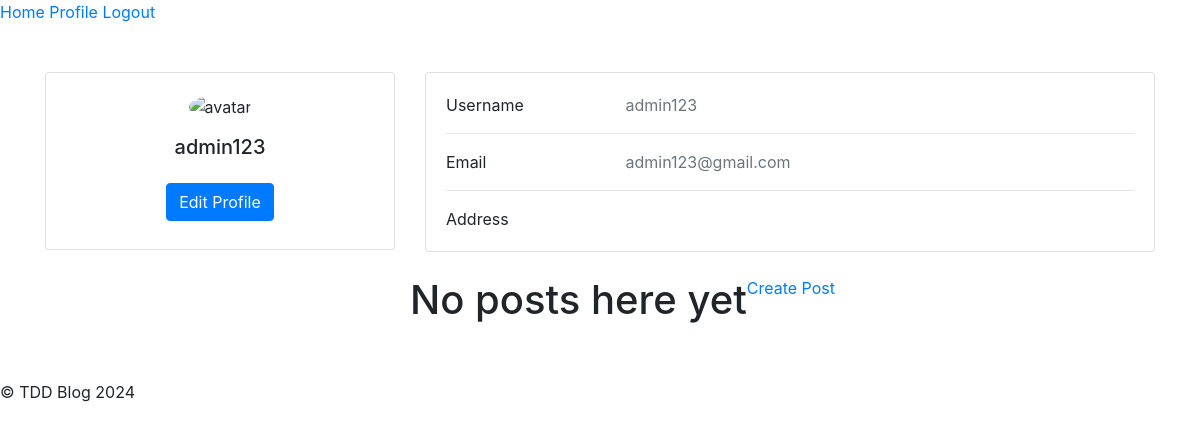
/accounts/current_user_profile/ (signed in), run on an earlier commit of the app's database.
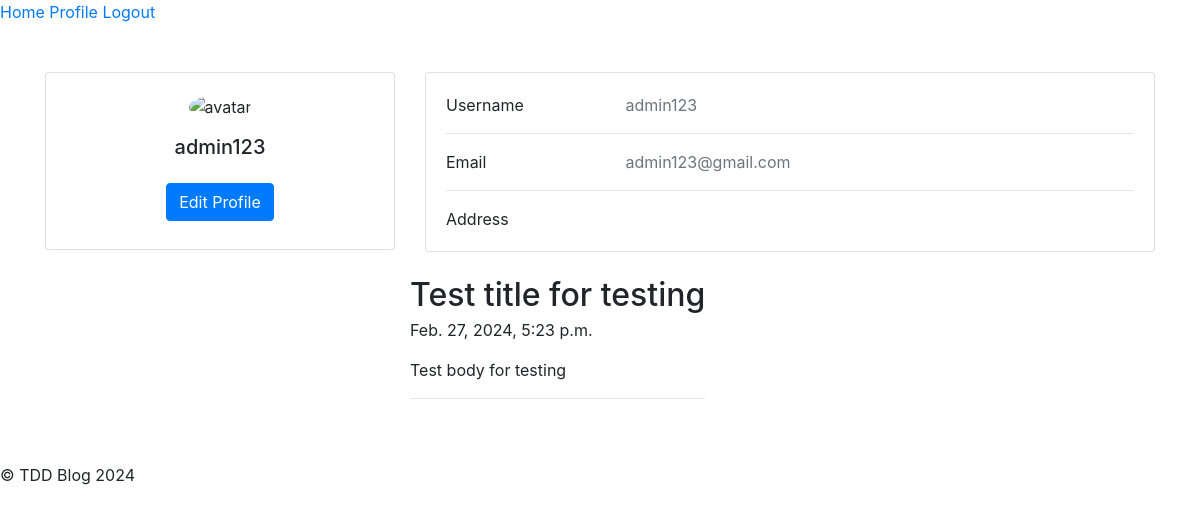
And on a later commit of the database.
### posts/models.py (models this page shows, shortened)
class Post(models.Model):
    title = models.CharField(max_length=50)
    body = models.TextField()
    created_at = models.DateTimeField(auto_now_add=True)
    modified_at = models.DateTimeField(auto_now=True)
    author = models.ForeignKey(User, on_delete=models.CASCADE)

### accounts/views.py (the view)
# urls.py: path('current_user_profile/', views.current_user_profile, name = 'current_user_profile'),
@login_required
def current_user_profile(request):
    user = request.user
    posts = Post.objects.filter(author=user).all()
    context = {
        'user':user,
        'posts':posts,
    }
    return render(request, 'accounts/current_user_profile.html', context)

### templates/accounts/current_user_profile.html (shortened to what this page needs)
{% extends 'base.html' %}
{% block content %}
<section style="background-color: #fff">
    <div class="container py-5">
      <div class="row">
        <div class="col-lg-4">
          <div class="card mb-4">
            <div class="card-body text-center">
              <img
                src="{{user.profile.profile_image}}"
                alt="avatar"
                class="rounded-circle img-fluid"
                style="width: 150px"
              />
              <h5 class="my-3">{{user.username}}</h5>
              <div class="d-flex justify-content-center mb-2">
                <a href="" class="btn btn-primary">Edit Profile</a>
              </div>
            </div>
          </div>
        </div>
        <div class="col-lg-8">
          <div class="card mb-4">
            <div class="card-body">
              <div class="row">
                <div class="col-sm-3">
                  <p class="mb-0">Username</p>
                </div>
                <div class="col-sm-9">
                  <p class="text-muted mb-0">{{user.username}}</p>
                </div>
              </div>
              <hr />
              <div class="row">
                <div class="col-sm-3">
                  <p class="mb-0">Email</p>
                </div>
                <div class="col-sm-9">
                  <p class="text-muted mb-0">{{user.email}}</p>
                </div>
              </div>
              <hr />
              <div class="row">
                <div class="col-sm-3">
                  <p class="mb-0">Address</p>
                </div>
                <div class="col-sm-9">
                </div>
              </div>
            </div>
          </div>
          <div class="row">
              {% if posts %}
              {% for post in posts %}
              <article class="blog-post">
                  <h2 class="blog-post-title mb-1">{{post.title}}</h2>
                  <p class="blog-post-meta">{{post.created_at}}</p>
                  <p>
                      {{post.body|truncatewords:30}}
                  </p>
                  <hr />
                </article>
              {% endfor %}
              {% else %}
                <h1>No posts here yet</h1>
                <div style="clear: both;">
                  <a href="{% url 'create_post' %}">Create Post</a>
                </div>
              {% endif %}
          </div>
        </div>
      </div>
    </div>
  </section>
{% endblock content %}

What changed in the data, as far as the page shows it:
added Post: title "Test title for testing", created_at "Feb. 27, 2024, 5:23 p.m.", body "Test body for testing"
Also different on the page:
text no longer shown: "No posts here yet Create Post"
